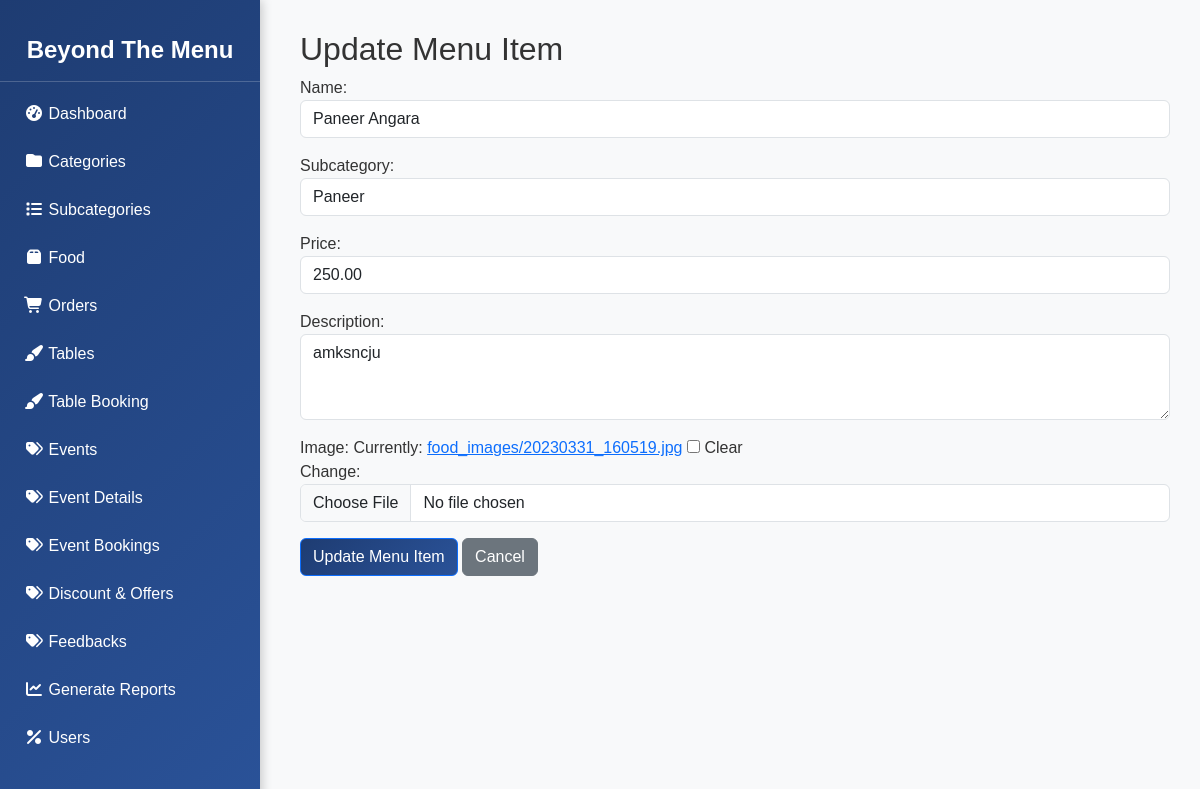
The app's page /adminhome/adminmenu/update/1/ (signed in) with its own data.
### home/models.py (models this page shows, shortened)
class Menu(models.Model):
    name = models.CharField(max_length=255)
    subcategory = models.ForeignKey("Subcategory", on_delete=models.CASCADE, related_name="foods")
    price = models.DecimalField(max_digits=10, decimal_places=2,validators=[MinValueValidator(0.01)])  # Prevent negative or zero prices)
    description = models.TextField(blank=True, null=True)
    image = models.ImageField(upload_to="food_images/", blank=True, null=True)  # ImageField for file upload
    created_at = models.DateTimeField(auto_now_add=True)
    updated_at = models.DateTimeField(auto_now=True)

class Subcategory(models.Model):
    name = models.CharField(max_length=255)
    category = models.ForeignKey(Category, on_delete=models.CASCADE, related_name="subcategories")
    image = models.ImageField(upload_to='subcategory_images/', blank=True, null=True)  # Added image field
    def __str__(self):
        return self.name

### admin_panel/views.py (the view)
# urls.py: path('adminmenu/update/<int:menu_id>/', views.update_menu, name='adminmenu_update_menu'),
@login_required
def update_menu(request, menu_id):
    menu_item = get_object_or_404(Menu, id=menu_id)
    if request.method == 'POST':
        form = MenuForm(request.POST, request.FILES, instance=menu_item)
        if form.is_valid():
            form.save()
            messages.success(request, "Menu item updated successfully!")  # Success message
            return redirect('adminmenu_manage_menu')
        else:
            messages.error(request, "Failed to update menu item. Please check the form.")  # Error message
    else:
        form = MenuForm(instance=menu_item)
    return render(request, 'admin/update_menu.html', {'form': form, 'menu_item': menu_item})

### admin_panel/forms.py (shortened to what this page needs)
class MenuForm(forms.ModelForm):
    class Meta:
        model = Menu
        fields = ['name', 'subcategory', 'price', 'description', 'image']
        widgets = {
            'name': forms.TextInput(attrs={'class': 'form-control', 'placeholder': 'Enter menu item name'}),
            'subcategory': forms.Select(attrs={'class': 'form-control'}),
            'price': forms.NumberInput(attrs={'class': 'form-control', 'step': '0.01', 'placeholder': 'Enter price'}),
            'description': forms.Textarea(attrs={'class': 'form-control', 'rows': 3, 'placeholder': 'Enter description (optional)'}),
            'image': forms.ClearableFileInput(attrs={'class': 'form-control'}),
        }

### home/context_processors.py (called while the page is built)
def cart_count(request):
    if request.user.is_authenticated:
        count = Cart.objects.filter(user=request.user).aggregate(total_items=Sum('quantity'))['total_items'] or 0
    else:
        count = 0
    return {"cart_count":count}

### templates/admin/update_menu.html (shortened to what this page needs)
{% extends "admin/base_admin.html" %}
{% block content %}
<h2>Update Menu Item</h2>
    <form method="post" enctype="multipart/form-data">
        <div class="form-group">
            {{ form.as_p }}
        </div>
        <button type="submit" class="btn btn-primary" style="background: linear-gradient(135deg, #1e3c72, #2a5298);">Update Menu Item</button>
        <a href="{% url 'adminmenu_manage_menu' %}" class="btn btn-secondary">Cancel</a>
    </form>
{% endblock %}

### templates/admin/base_admin.html (style rules this page uses)
body { font-family: "Poppins", sans-serif; background-color: #f8f9fa; color: #333; }

### records on screen
Menu: name "Paneer Angara", subcategory "Paneer", price "250.00", description "amksncju"
